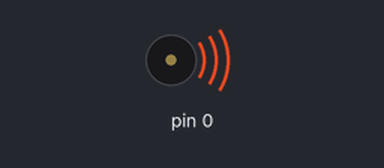
This sketch was run on a simulated Arduino Uno, built with avr-gcc and run on an emulated ATmega328P. On the bench: buzzer (waves = sounding).

Above: at 0.1 s.
At 14.2 s:
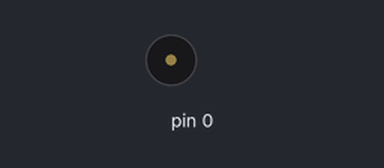
Timing chart, 0 to 15.7 s (numbered marks = the images above):
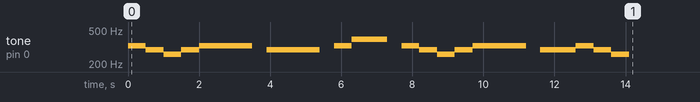

The sketch:

main.ino
```cpp
float c = 261.63;
float d = 293.665;
float e = 329.628;
float g = 391.995;

int pin = pin;

void setup() {
  pinMode(pin, OUTPUT);
  lamb();
}

void loop() {

}

void lamb(){
  tone(pin, e, 500);
  delay(500);
  tone(pin, d, 500);
  delay(500);
  tone(pin, c, 500);
  delay(500);
  tone(pin, d, 500);
  delay(500);
  tone(pin, e, 500);
  delay(500);
  tone(pin, e, 500);
  delay(500);
  tone(pin, e, 500);
  delay(900);
  tone(pin, d, 500);
  delay(500);
  tone(pin, d, 500);
  delay(500);
  tone(pin, d, 500);
  delay(900);
  tone(pin, e, 500);
  delay(500);
  tone(pin, g, 500);
  delay(500);
  tone(pin, g, 500);
  delay(900);
  tone(pin, e, 500);
  delay(500);
  tone(pin, d, 500);
  delay(500);
  tone(pin, c, 500);
  delay(500);
  tone(pin, d, 500);
  delay(500);
  tone(pin, e, 500);
  delay(500);
  tone(pin, e, 500);
  delay(500);
  tone(pin, e, 500);
  delay(900);
  tone(pin, d, 500);
  delay(500);
  tone(pin, d, 500);
  delay(500);
  tone(pin, e, 500);
  delay(500);
  tone(pin, d, 500);
  delay(500);
  tone(pin, c, 500);
  delay(500);
}
```
